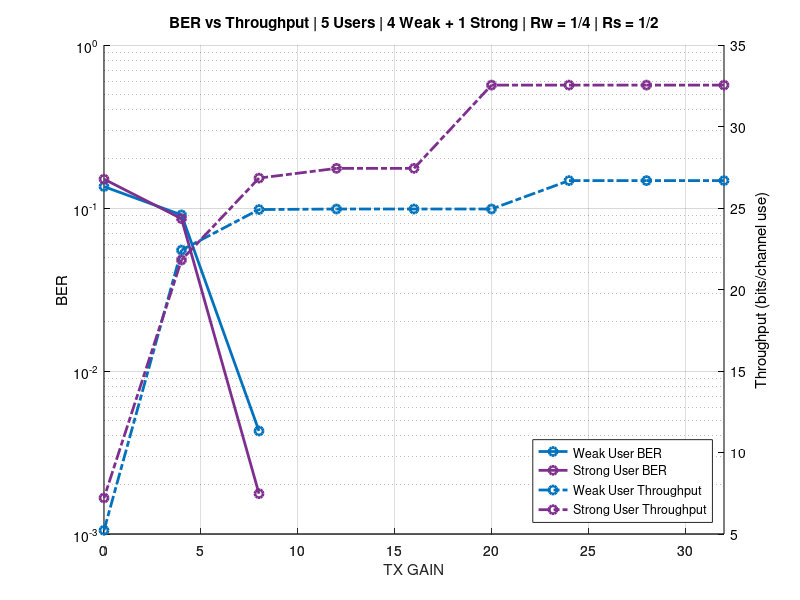

This figure's MATLAB source:
clear all; close all; clc;


%user_0_ber = [0 0 0 0.00335317460317 0.0843253968254 0.0829365079365 NaN NaN NaN];
%user_1_ber = [0 0 0 0 0 0 0.00428571428571 0.0906746031746 0.135337301587];
%user_2_ber = [0 0 0 0 0 0 0.0170634920635 0.166666666667 NaN];
%user_3_ber = [0 0 0 0.00448412698413 0.056369047619 0.125396825397 0.795277777778 0.983952381  NaN];
%user_4_ber = [0 0 0 0 0 0 0.00176785714286 0.0860178571429 0.150357142857];


%user_0_thr = [];
%user_1_thr = [26.6807834833 26.6807834833 26.6807834833 24.938149431 24.938149431 24.938149431 24.9052109181 22.415245737 5.227678571 ];
%user_2_thr = [];
%user_3_thr = [];
%user_4_thr = [32.5392213829 32.5392213829 32.5392213829 32.5392213829 27.4319643741 27.4319643741 26.8348214286 21.8078397955 7.212301587];



P_tx = 32:-4:0

user_1_ber = [0 0 0 0 0 0 0.00428571428571 0.0906746031746 0.135337301587];
user_4_ber = [0 0 0 0 0 0 0.00176785714286 0.0860178571429 0.150357142857];

user_1_thr = [26.6807834833 26.6807834833 26.6807834833 24.938149431 24.938149431 24.938149431 24.9052109181 22.415245737 5.227678571 ];
user_4_thr = [32.5392213829 32.5392213829 32.5392213829 32.5392213829 27.4319643741 27.4319643741 26.8348214286 21.8078397955 7.212301587];

figure(1)
grid on; hold on;
color = get (gca, "ColorOrder");

[hax, a1, b1] = plotyy (P_tx, user_1_ber, P_tx, user_1_thr,@semilogy,@plot);
[~, a4, b4] = plotyy (P_tx, user_4_ber, P_tx, user_4_thr,@semilogy,@plot);


%set ([a1, b1], "marker", "o", 'LineWidth',2, "color", color(1,:));
% Color Style by User
set ([a1, b1], "marker", "o", 'LineWidth',2, "color", color(1,:));
set ([a4, b4], "marker", "o", 'LineWidth',2, "color", color(4,:));

% Line Style by metric
set ([a1, a4], "linestyle", "-");
set ([b1, b4], "linestyle", "-.");

set(hax,{'ycolor'},{'k';'k'})
grid on;
xlabel (hax(1), "xlabel");
ylabel (hax(1), "BER");
ylabel (hax(2), "Throughput (bits/channel use)");

xlabel('TX GAIN');
hleg1 = legend('Weak User BER','Strong User BER','Weak User Throughput','Strong User Throughput',"location", "southeast");
title (hax(2), 'BER vs Throughput | 5 Users | 4 Weak + 1 Strong | Rw = 1/4 | Rs = 1/2');



%title('BER vs Throughput | 5 Users | 4 Weak + 1 Strong | R_W = 1/3 | R_S = 1/2 ')

%user_0_ber = [0 0 0 0.00335317460317 0.0843253968254 0.0829365079365 NaN NaN NaN];
%user_1_ber = [0 0 0 0 0 0 0.00428571428571 0.0906746031746 0.135337301587];
%user_2_ber = [0 0 0 0 0 0 0.0170634920635 0.166666666667 NaN];
%user_3_ber = [0 0 0 0.00448412698413 0.056369047619 0.125396825397 0.795277777778 0.983952381  NaN];
%user_4_ber = [0 0 0 0 0 0 0.00176785714286 0.0860178571429 0.150357142857];
%
%
%figure(2)
%semilogy(P_tx, user_0_ber,'-o','LineWidth',2);
%grid on; hold on;
%semilogy(P_tx, user_1_ber,'-o','LineWidth',2);
%semilogy(P_tx, user_2_ber,'-o','LineWidth',2);
%semilogy(P_tx, user_3_ber,'-o','LineWidth',2);
%semilogy(P_tx, user_4_ber,'-o','LineWidth',2);
%hleg1 = legend('User 0 | R=','Weak User 1','Weak User 2','Weak User 3','Strong User 4');
%xlabel('TX GAIN');
%ylabel('BER');
%title('BER | 5 Users')



%P_rx = -120:2:-80;
%
%xlim([-120 -80])
%
%
%BER_MSG = [0.0928178267045 0.0412093874008 0.0362413194444 0.015988817402 0.0221741691468 0.00404357910156];
%BER_CW = [0.203702059659 0.0508432539683 0.0769675925926 0.0318148743873 0.0406203497024 0.00849151611328];
%
%
%figure(1)
%yyaxis left
%semilogy(snr, BER_CW,'-ob','LineWidth',2);
%grid on; hold on;
%semilogy(snr, BER_MSG,'-or','LineWidth',2);
%hleg1 = legend('Uncoded','Coded');
%xlabel('RX GAIN');
%ylabel('BER');


% 
% PKT_LOSS =  [59 58 59 58 59 60 61 64]
% TOTAL_PKT = [73 70 68 68 69 69 70 69]
% yyaxis right
% plot(snr, 1-PKT_LOSS./TOTAL_PKT,'--k');
% hleg1 = legend('Uncoded','Coded','Packet Loss');
% ylabel('Packet Loss Rate')

%title('BER - CorteXlab Test (TX Gain=0)')
% figure(1)
% semilogy(snr, max(eps, BER_CW),'-ob','LineWidth',2);
% grid on; hold on;
% semilogy(snr, max(eps, BER_MSG),'-or','LineWidth',2);

